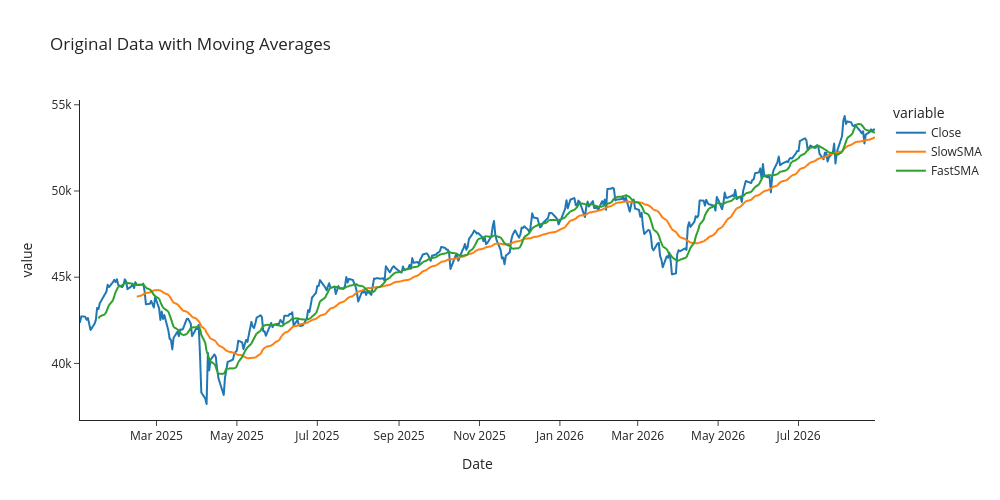

Notebook cell for this chart:
### Code cell
df1['SlowSMA'] = df1['Close'].rolling(30).mean()
df1['FastSMA'] = df1['Close'].rolling(10).mean()

fig = px.line(df1, x = df1.index, y = ['Close', 'SlowSMA', 'FastSMA'],
             height = 500, width = 1000, template = 'simple_white', title = 'Original Data with Moving Averages')
fig.show()
fig.write_html('my_plot.html')

### Figure 1 — Plotly figure (JSON) as saved in the notebook; plotly's stock layout.template omitted (floating-point values rounded to 4 significant figures; data arrays with more than 128 entries replaced by an {"elided": "..."} marker saying what was removed)
{"data": [{"hovertemplate": "variable=Close<br>Date=%{x}<br>value=%{y}<extra></extra>", "legendgroup": "Close", "line": {"color": "#1F77B4", "dash": "solid"}, "marker": {"symbol": "circle"}, "mode": "lines", "name": "Close", "showlegend": true, "type": "scattergl", "x": {"elided": "415 str values"}, "xaxis": "x", "y": {"elided": "415 float values"}, "yaxis": "y"}, {"hovertemplate": "variable=SlowSMA<br>Date=%{x}<br>value=%{y}<extra></extra>", "legendgroup": "SlowSMA", "line": {"color": "#FF7F0E", "dash": "solid"}, "marker": {"symbol": "circle"}, "mode": "lines", "name": "SlowSMA", "showlegend": true, "type": "scattergl", "x": {"elided": "415 str values"}, "xaxis": "x", "y": {"elided": "415 float values"}, "yaxis": "y"}, {"hovertemplate": "variable=FastSMA<br>Date=%{x}<br>value=%{y}<extra></extra>", "legendgroup": "FastSMA", "line": {"color": "#2CA02C", "dash": "solid"}, "marker": {"symbol": "circle"}, "mode": "lines", "name": "FastSMA", "showlegend": true, "type": "scattergl", "x": {"elided": "415 str values"}, "xaxis": "x", "y": {"elided": "415 float values"}, "yaxis": "y"}], "layout": {"height": 500, "legend": {"title": {"text": "variable"}, "tracegroupgap": 0}, "title": {"text": "Original Data with Moving Averages"}, "width": 1000, "xaxis": {"anchor": "y", "autorange": true, "domain": [0, 1], "range": ["2025-01-02", "2026-08-28"], "title": {"text": "Date"}, "type": "date"}, "yaxis": {"anchor": "x", "autorange": true, "domain": [0, 1], "range": [36720.0, 55280.0], "title": {"text": "value"}, "type": "linear"}}}
